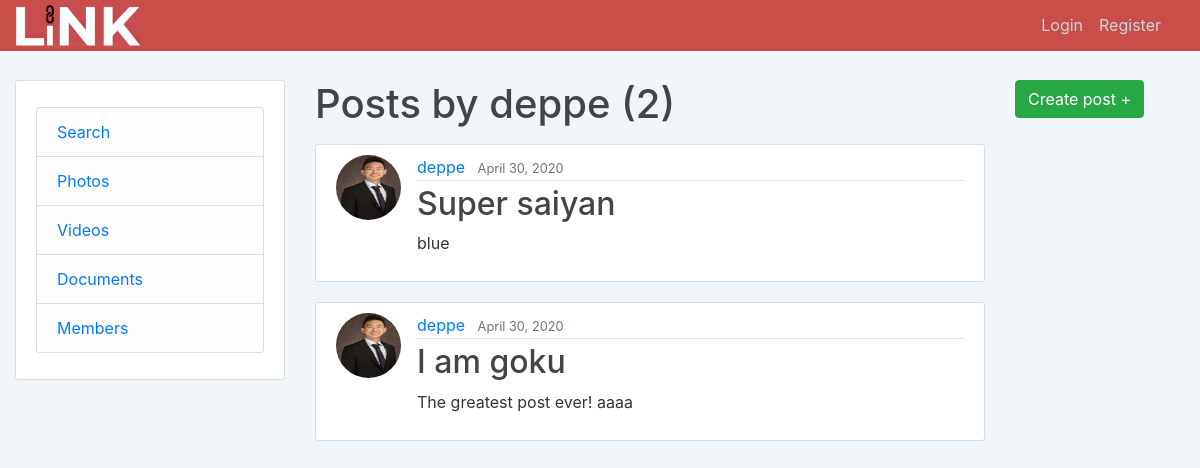
Page /user/deppe on the committed database.
### journal/models.py (models this page shows, shortened)
class Post(models.Model):
    title = models.CharField(max_length=100)
    content = models.TextField()
    image = models.ImageField(default='NULL', upload_to='profile_pics')
    video = models.FileField(default='NULL', upload_to="profile_pics")
    date_posted = models.DateTimeField(default=timezone.now)
    author = models.ForeignKey(User, on_delete=models.CASCADE)

### users/models.py (models this page shows, shortened)
class Profile(models.Model):
    user = models.OneToOneField(User, on_delete=models.CASCADE)
    image = models.ImageField(default='default.jpg', upload_to='profile_pics')
    groups = models.ManyToManyField('groups.LinkGroup')

### journal/views.py (the view)
# urls.py: path('user/<str:username>', UserPostListView.as_view(), name='user-posts'),
class UserPostListView(ListView):
    model = Post
    template_name = 'journal/user_posts.html'  # <app>/<model>_<viewtype>.html
    context_object_name = 'posts'
    paginate_by = 5
    def get_queryset(self):
        user = get_object_or_404(User, username=self.kwargs.get('username'))
        return Post.objects.filter(author=user).order_by('-date_posted')

### journal/templates/journal/user_posts.html (shortened to what this page needs)
{% extends "journal/base.html" %}
{% block content %}
    <h1 class="mb-3">Posts by {{ view.kwargs.username }} ({{ page_obj.paginator.count }})</h1>
    {% for post in posts %}
        <article class="media content-section">
          <img class="rounded-circle article-img" src="{{ post.author.profile.image.url }}">
          <div class="media-body">
            <div class="article-metadata">
              <a class="mr-2" href="{% url 'user-posts' post.author.username %}">{{ post.author }}</a>
              <small class="text-muted">{{ post.date_posted|date:"F d, Y" }}</small>
            </div>
            <h2><a class="article-title" href="{% url 'post-detail' post.id %}">{{ post.title }}</a></h2>
            <p class="article-content">{{ post.content }}</p>
          </div>
        </article>
    {% endfor %}
{% endblock content %}

### journal/static/journal/main.css (style rules this page uses)
body { background: rgb(241, 246, 251); color: #333333; margin-top: 5rem; }
h1, h2, h3, h4, h5, h6 { color: #444444; }
.content-section { background: #ffffff; padding: 10px 20px; border: 1px solid #dddddd; border-radius: 3px; margin-bottom: 20px; }
.article-title { color: #444444; }
.article-content { white-space: pre-line; }
.article-img { height: 65px; width: 65px; margin-right: 16px; }
.article-metadata { padding-bottom: 1px; margin-bottom: 4px; border-bottom: 1px solid #e3e3e3 }

### rows in the picture
Post: author.profile.image (placeholder picture), author "deppe", date_posted "April 30, 2020", title "Super saiyan", content "blue"
Post: author.profile.image (placeholder picture), author "deppe", date_posted "April 30, 2020", title "I am goku", content "The greatest post ever! aaaa"

### other values in the picture
{{ view.kwargs.username }} "deppe"
{{ page_obj.paginator.count }} "2"
